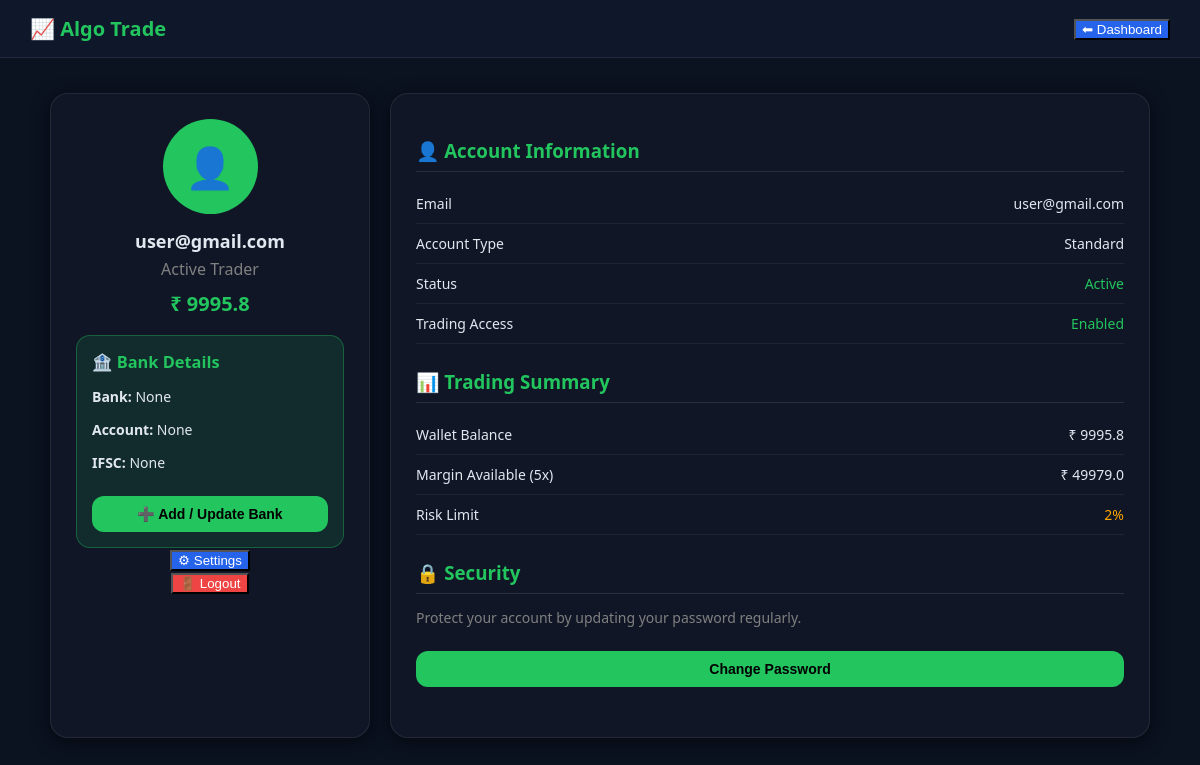
Screenshot of /profile (signed in) with the database file from the repository.
### tables this page shows
CREATE TABLE users (
        id INTEGER PRIMARY KEY AUTOINCREMENT,
        email TEXT,
        password TEXT,
        balance REAL,
        bank_name TEXT,
        account_number TEXT,
        ifsc TEXT,
        auto_trade INTEGER DEFAULT 1
    );

### app.py (the view)
@app.route("/profile")
def profile():
    if "user_id" not in session:
        return redirect("/login")
    conn = get_db()
    cursor = conn.cursor()
    cursor.execute("""
    SELECT email, balance, bank_name, account_number, ifsc
    FROM users WHERE id=?
    """, (session["user_id"],))
    user = cursor.fetchone()
    conn.close()
    return render_template(
        "profile.html",
        email=user[0],
        balance=user[1],
        bank=user[2],
        account=user[3],
        ifsc=user[4]
    )

### app.py (called while the page is built)
def get_db():
    return sqlite3.connect("database.db")

### templates/profile.html (shortened to what this page needs)
<!DOCTYPE html>
<html>
<head>
</head>
<body>
<div class="navbar">
    <div class="logo">📈 Algo Trade</div>
    <a href="/dashboard" style="text-decoration:none;">
        <button class="btn-blue" style="width:auto;">⬅ Dashboard</button>
    </a>
</div>
<div class="container">
    <div class="profile-card">
        <div class="avatar">👤</div>
        <h2 style="margin:0; font-size:18px;">{{email}}</h2>
        <p style="margin:5px 0; color:gray;">Active Trader</p>
        <div class="balance">
            ₹ {{balance}}
        </div>
        <div class="bank-box">
            <h3 style="margin:0 0 10px; color:#22c55e;">🏦 Bank Details</h3>
            <p><b>Bank:</b> {{bank}}</p>
            <p><b>Account:</b> {{account}}</p>
            <p><b>IFSC:</b> {{ifsc}}</p>
            <a href="/add_bank" style="text-decoration:none;">
                <button class="btn">➕ Add / Update Bank</button>
            </a>
        </div>
        <a href="/settings" style="text-decoration:none;">
            <button class="btn-blue">⚙ Settings</button>
        </a>
        <form action="/logout">
            <button class="btn-red">🚪 Logout</button>
        </form>
    </div>
    <div class="details">
        <div class="section">
            <h3>👤 Account Information</h3>
            <div class="row">
                <span>Email</span>
                <span>{{email}}</span>
            </div>
            <div class="row">
                <span>Account Type</span>
                <span>Standard</span>
            </div>
            <div class="row">
                <span>Status</span>
                <span style="color:#22c55e;">Active</span>
            </div>
            <div class="row">
                <span>Trading Access</span>
                <span style="color:#22c55e;">Enabled</span>
            </div>
        </div>
        <div class="section">
            <h3>📊 Trading Summary</h3>
            <div class="row">
                <span>Wallet Balance</span>
                <span>₹ {{balance}}</span>
            </div>
            <div class="row">
                <span>Margin Available (5x)</span>
                <span>₹ {{balance * 5}}</span>
            </div>
            <div class="row">
                <span>Risk Limit</span>
                <span style="color:orange;">2%</span>
            </div>
        </div>
        <div class="section">
            <h3>🔒 Security</h3>
            <p style="color:gray; font-size:14px;">
                Protect your account by updating your password regularly.
            </p>
            <a href="/change_password" style="text-decoration:none;">
                <button class="btn">Change Password</button>
            </a>
        </div>
    </div>
</div>
</body>
</html>

### templates/profile.html (style rules this page uses)
body { margin:0; font-family:'Segoe UI', sans-serif; background:#0b1220; color:#e2e8f0; }
.navbar { background:#0f172a; padding:15px 30px; display:flex; justify-content:space-between; align-items:center; border-bottom:1px solid rgba(255,255,255,0.08); }
.logo { font-weight:bold; color:#22c55e; font-size:20px; }
.container { max-width:1100px; margin:35px auto; display:grid; grid-template-columns:320px 1fr; gap:20px; padding:0 15px; }
.profile-card { background:rgba(17,24,39,0.95); padding:25px; border-radius:18px; box-shadow:0 4px 18px rgba(0,0,0,0.55); border:1px solid rgba(255,255,255,0.08); text-align:center; }
.avatar { width:95px; height:95px; border-radius:50%; background:#22c55e; display:flex; align-items:center; justify-content:center; color:black; font-size:40px; margin:0 auto 15px; font-weight:bold; }
.balance { margin-top:10px; font-size:20px; color:#22c55e; font-weight:bold; }
.btn { padding:10px 15px; background:#22c55e; color:black; border:none; border-radius:12px; cursor:pointer; font-weight:bold; width:100%; margin-top:10px; font-size:14px; transition:0.2s; }
.btn-red { background:#ef4444; color:white; }
.btn-blue { background:#2563eb; color:white; }
.details { background:rgba(17,24,39,0.95); padding:25px; border-radius:18px; box-shadow:0 4px 18px rgba(0,0,0,0.55); border:1px solid rgba(255,255,255,0.08); }
.section { margin-bottom:25px; }
.section h3 { margin-bottom:12px; border-bottom:1px solid rgba(255,255,255,0.1); padding-bottom:8px; color:#22c55e; }
.row { display:flex; justify-content:space-between; padding:10px 0; border-bottom:1px solid rgba(255,255,255,0.06); font-size:14px; }
.bank-box { margin-top:18px; background:rgba(34,197,94,0.12); border:1px solid rgba(34,197,94,0.35); padding:15px; border-radius:14px; font-size:14px; text-align:left; }

### rows the page displays
users: email "user@gmail.com", balance "9995.8", balance*5 "49979.0"

### other values shown
{{ bank }} "None"
{{ account }} "None"
{{ ifsc }} "None"
